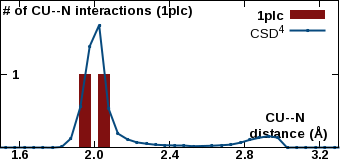

This chart was generated by the following gnuplot code:
set encoding iso_8859_1
set terminal pngcairo transparent enhanced size 340, 160 font "Arial Bold,10"
set output "/var/www/html/csgid/app/webroot/neighborhood_temp/1plc/CU--N.png"
set lmargin at screen 0.00
set bmargin at screen 0.08
set rmargin at screen 0.995
set tmargin at screen 1.00
set xrange [1.5:3.3]
set format x "%3.1f"
set xtics 1.6,0.4,3.2
set xtics offset 0,graph 0.065
set yrange [0:17216.4]
unset ytics
set y2range [0:2]
set y2tics 1,1,1
set y2tics offset -49,graph 0.00
set y2tics mirror
set view 80,45
set key top right
set boxwidth 0.06
set style fill solid 1.0
set xlabel "CU--N \n distance (\305)" offset 17,4.4
set y2label "# of CU--N interactions (1plc)" offset -40,4 rotate by 0
plot "-" using ($1+0.05):2 with boxes lc rgb "#801010" axis x1y2 title "1plc", \
     "/var/www/html/csgid/app/webroot/neighborhood_temp/csd_metal_distances/CU--N.csv" using ($1+0.025):2 with linespoints linewidth 2 pointtype 7 pointsize 0.2 lc rgb "#074a7e" title "CSD^{4}" axis x1y1
1.9	1
2	1
e
